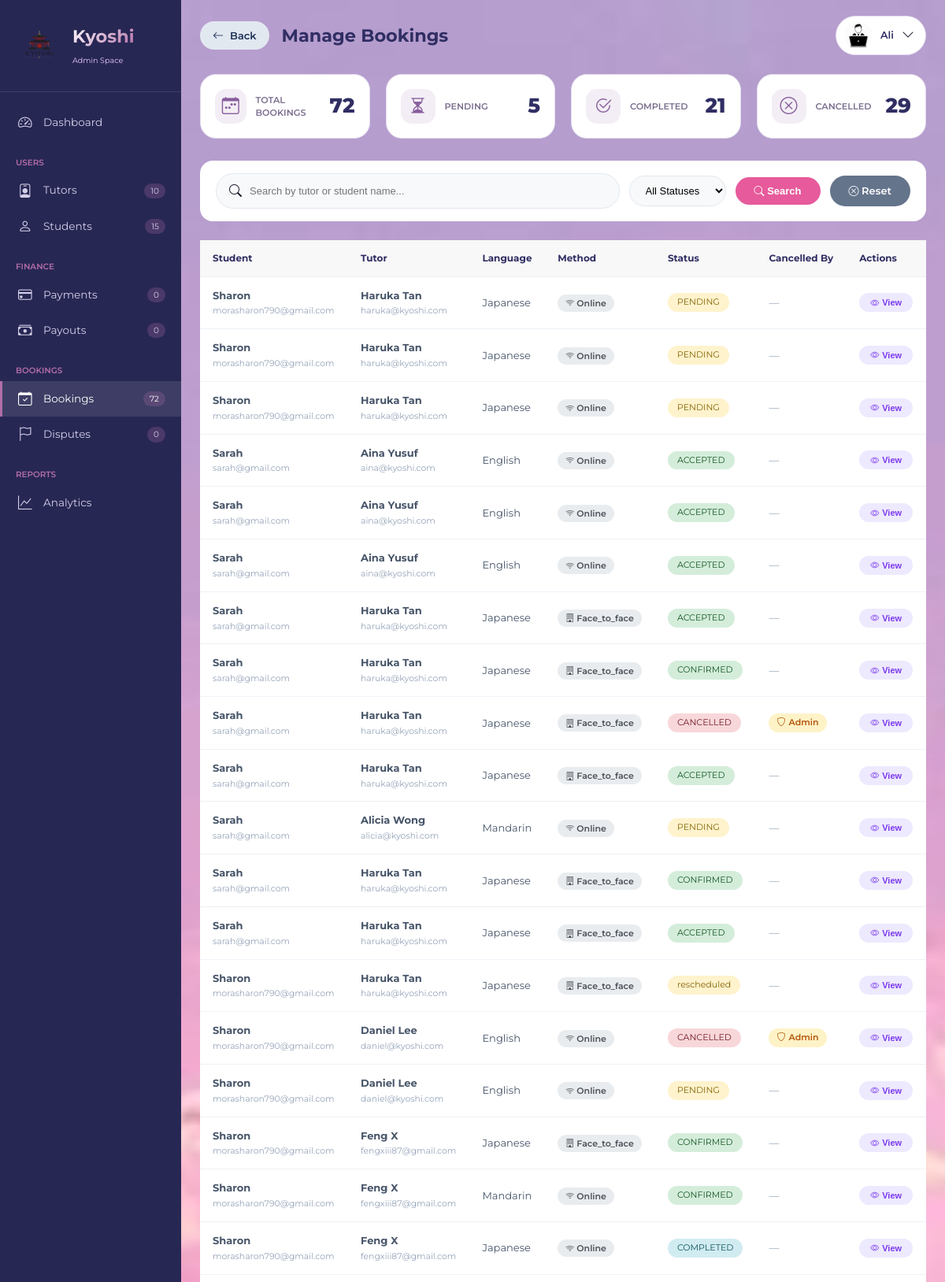
/php/admin_bookings.php (signed in, upper part), run on the app's committed database.
### tables this page shows
CREATE TABLE `users` (
  `id` int(11) NOT NULL,
  `fullname` varchar(100) NOT NULL,
  `email` varchar(100) NOT NULL,
  `password` varchar(255) NOT NULL,
  `phone` varchar(30) DEFAULT NULL,
  `role` enum('student','tutor','admin') NOT NULL,
  `profile_pic` varchar(255) DEFAULT NULL,
  `created_at` timestamp NOT NULL DEFAULT current_timestamp(),
  `status` varchar(20) DEFAULT 'approved',
  `verification_token` varchar(255) DEFAULT NULL,
  `is_verified` tinyint(1) DEFAULT 0,
  `google_calendar_connected` tinyint(1) DEFAULT 0,
  `google_calendar_asked` tinyint(1) DEFAULT 0,
  `deactivated_at` datetime DEFAULT NULL,
  `deactivation_reason` text DEFAULT NULL,
  `first_promo_applied` tinyint(4) DEFAULT 0,
  `is_first_purchase` tinyint(4) DEFAULT 1,
  `promo_code_used` varchar(50) DEFAULT NULL
);

CREATE TABLE `bookings` (
  `id` int(11) NOT NULL,
  `student_id` int(11) NOT NULL,
  `tutor_id` int(11) NOT NULL,
  `language` varchar(50) NOT NULL,
  `learning_mode` enum('online','face_to_face') NOT NULL,
  `booking_date` date NOT NULL,
  `booking_time` time NOT NULL,
  `total_amount` decimal(10,2) DEFAULT 0.00,
  `status` enum('pending','accepted','confirmed','rescheduled','completed','cancelled','disputed') DEFAULT 'pending',
  `completed_at` datetime DEFAULT NULL,
  `auto_completed` tinyint(1) DEFAULT 0,
  `cancelled_by` enum('student','tutor','admin') DEFAULT NULL,
  `cancel_reason` text DEFAULT NULL,
  `meeting_location` varchar(255) DEFAULT NULL,
  `created_at` timestamp NOT NULL DEFAULT current_timestamp(),
  `notes` text DEFAULT NULL,
  `focus` varchar(255) DEFAULT NULL,
  `meeting_link` varchar(500) DEFAULT NULL,
  `link_provided_at` datetime DEFAULT NULL,
  `link_reminder_sent` tinyint(1) DEFAULT 0,
  `proficiency_level` varchar(20) DEFAULT 'beginner',
  `reminder_sent` tinyint(4) DEFAULT 0
);

### php/admin_bookings.php (the view, shortened to what this page needs)
<?php
include 'config.php';
$assetBase = '../assets/img';
$adminID = $_SESSION['user_id'];
$stmt = $conn->prepare("SELECT * FROM users WHERE id = ? AND role = 'admin'");
$stmt->bind_param("i", $adminID);
$stmt->execute();
$admin = $stmt->get_result()->fetch_assoc();
$displayName = $admin['fullname'];
$profilePic = !empty($admin['profile_pic']) ? '../uploads/profiles/' . $admin['profile_pic'] : $assetBase . '/profile-admin.png';
$search = $_GET['search'] ?? '';
$status_filter = $_GET['status'] ?? 'all';
$order_by = "b.created_at DESC";
$sql = "SELECT b.*,
        u_tutor.fullname as tutor_name, u_tutor.email as tutor_email,
        u_student.fullname as student_name, u_student.email as student_email,
        b.learning_mode, b.cancelled_by, b.cancel_reason,
        p.status as payment_status, p.amount as payment_amount
        FROM bookings b
        LEFT JOIN users u_tutor ON b.tutor_id = u_tutor.id
        LEFT JOIN users u_student ON b.student_id = u_student.id
        LEFT JOIN payments p ON b.id = p.booking_id
        WHERE 1=1";
$sql .= " ORDER BY $order_by";
$bookings_result = $conn->query($sql);
$total_bookings    = $conn->query("SELECT COUNT(*) as cnt FROM bookings")->fetch_assoc()['cnt'];
$pending_bookings  = $conn->query("SELECT COUNT(*) as cnt FROM bookings WHERE status = 'pending'")->fetch_assoc()['cnt'];
$completed_bookings = $conn->query("SELECT COUNT(*) as cnt FROM bookings WHERE status = 'completed'")->fetch_assoc()['cnt'];
$cancelled_bookings = $conn->query("SELECT COUNT(*) as cnt FROM bookings WHERE status = 'cancelled'")->fetch_assoc()['cnt'];
$totalStudents = $conn->query("SELECT COUNT(*) as count FROM users WHERE role = 'student'")->fetch_assoc()['count'];
$totalTutors = $conn->query("SELECT COUNT(*) as count FROM users WHERE role = 'tutor'")->fetch_assoc()['count'];
$totalBookings = $conn->query("SELECT COUNT(*) as count FROM bookings")->fetch_assoc()['count'];
$pendingPayouts = $conn->query("SELECT COUNT(*) as count FROM payout_requests WHERE status = 'pending'")->fetch_assoc()['count'] ?? 0;
$pendingPayments = $conn->query("SELECT COUNT(*) as count FROM payments WHERE status = 'pending'")->fetch_assoc()['count'];
$pendingDisputes = $conn->query("SELECT COUNT(*) as count FROM disputes WHERE status = 'pending'")->fetch_assoc()['count'];
function e($val) { return htmlspecialchars($val ?? '', ENT_QUOTES, 'UTF-8'); }
function getStatusBadge($status) {
    switch($status) {
        case 'completed': return '<span class="badge-completed">COMPLETED</span>';
        case 'cancelled': return '<span class="badge-cancelled">CANCELLED</span>';
        case 'pending':   return '<span class="badge-pending">PENDING</span>';
        case 'confirmed': return '<span class="badge-approved">CONFIRMED</span>';
        case 'accepted':  return '<span class="badge-approved">ACCEPTED</span>';
        case 'disputed':  return '<span class="badge-cancelled" style="background:#fde8d8;color:#92400e;">DISPUTED</span>';
        default:          return '<span class="badge-pending">' . e($status) . '</span>';
    }
}
?>
<!DOCTYPE html>
<html lang="en">
<head>
    <link rel="stylesheet" href="https://cdn.jsdelivr.net/npm/bootstrap-icons@1.13.1/font/bootstrap-icons.min.css">
    <link rel="stylesheet" href="../css/astyle.css">
</head>
<body>
<aside class="sidebar" id="sidebar">
    <div class="sidebar-header">
        <div class="brand-wrapper">
            <img src="<?= e($assetBase) ?>/logo.png" alt="Kyoshi" class="brand-icon">
            <div class="brand-title"><h1>Kyoshi</h1><span class="admin-space-text">Admin Space</span></div>
        </div>
    </div>
    <nav class="nav-menu">
        <div class="nav-section">
            <a href="admin_dashboard.php" class="nav-item">
                <i class="bi bi-speedometer2"></i><span>Dashboard</span>
            </a>
        </div>
        <div class="nav-section">
            <div class="nav-section-label">USERS</div>
            <a href="admin_tutor_actions.php" class="nav-item">
                <i class="bi bi-person-badge"></i><span>Tutors</span>
                <span class="nav-badge"><?= $totalTutors ?></span>
            </a>
            <a href="admin_student_actions.php" class="nav-item">
                <i class="bi bi-person"></i><span>Students</span>
                <span class="nav-badge"><?= $totalStudents ?></span>
            </a>
        </div>
        <div class="nav-section">
            <div class="nav-section-label">FINANCE</div>
            <a href="admin_payments.php" class="nav-item">
                <i class="bi bi-credit-card"></i><span>Payments</span>
                <span class="nav-badge pending"><?= $pendingPayments ?></span>
            </a>
            <a href="admin_payouts.php" class="nav-item">
                <i class="bi bi-cash-stack"></i><span>Payouts</span>
                <span class="nav-badge"><?= $pendingPayouts ?></span>
            </a>
        </div>
        <div class="nav-section">
            <div class="nav-section-label">BOOKINGS</div>
            <a href="admin_bookings.php" class="nav-item active">
                <i class="bi bi-calendar-check"></i><span>Bookings</span>
                <span class="nav-badge"><?= $totalBookings ?></span>
            </a>
            <a href="admin_disputes.php" class="nav-item">
                <i class="bi bi-flag"></i><span>Disputes</span>
                <span class="nav-badge dispute"><?= $pendingDisputes ?></span>
            </a>
        </div>
        <div class="nav-section">
            <div class="nav-section-label">REPORTS</div>
            <a href="admin_reports.php" class="nav-item">
                <i class="bi bi-graph-up"></i><span>Analytics</span>
            </a>
        </div>
    </nav>
</aside>
<div class="main-content">
     <div class="top-bar">
    <div class="page-title">
        <div class="title-with-back">
            <a href="admin_student_actions.php" class="back-btn-desktop">
                <i class="bi bi-arrow-left"></i>
                <span>Back</span>
            </a>
            <h1>Manage Bookings</h1>
        </div>
    </div>
    <div class="relative">
        <div class="admin-profile" onclick="toggleDropdown()">
            <img src="<?= e($profilePic) ?>" alt="Admin">
            <span><?= e($displayName) ?></span>
            <i class="bi bi-chevron-down"></i>
        </div>
    </div>
</div>
    <div class="stats-grid">
        <div class="stat-card">
            <div class="stat-left">
                <div class="stat-icon"><i class="bi bi-calendar-week"></i></div>
                <div><div class="stat-label">Total Bookings</div></div>
            </div>
            <div class="stat-value"><?= $total_bookings ?></div>
        </div>
        <div class="stat-card">
            <div class="stat-left">
                <div class="stat-icon"><i class="bi bi-hourglass-split"></i></div>
                <div><div class="stat-label">Pending</div></div>
            </div>
            <div class="stat-value"><?= $pending_bookings ?></div>
        </div>
        <div class="stat-card">
            <div class="stat-left">
                <div class="stat-icon"><i class="bi bi-check2-circle"></i></div>
                <div><div class="stat-label">Completed</div></div>
            </div>
            <div class="stat-value"><?= $completed_bookings ?></div>
        </div>
        <div class="stat-card">
            <div class="stat-left">
                <div class="stat-icon"><i class="bi bi-x-circle"></i></div>
                <div><div class="stat-label">Cancelled</div></div>
            </div>
            <div class="stat-value"><?= $cancelled_bookings ?></div>
        </div>
    </div>
    <div class="filter-bar">
        <div class="search-box">
            <i class="bi bi-search"></i>
            <input type="text" id="searchInput"
                   placeholder="Search by tutor or student name..."
                   value="<?= e($search) ?>">
        </div>
        <select id="statusFilter" class="filter-select">
            <option value="all"      <?= $status_filter == 'all'       ? 'selected' : '' ?>>All Statuses</option>
        </select>
        <button class="btn-filter" onclick="applyFilters()"><i class="bi bi-search"></i> Search</button>
        <a href="admin_bookings.php" class="btn-reset" style="text-align:center;"><i class="bi bi-x-circle"></i> Reset</a>
    </div>
    <?php if ($bookings_result && $bookings_result->num_rows == 0): ?>
        <div class="empty-state">
            <i class="bi bi-calendar-x"></i>
            <p>No bookings found.</p>
        </div>
    <?php else: ?>
        <div style="overflow-x:auto;">
            <table class="bookings-table">
                <thead>
                    <tr>
                        <th>Student</th>
                        <th>Tutor</th>
                        <th>Language</th>
                        <th>Method</th>
                        <th>Status</th>
                        <th>Cancelled By</th>
                        <th>Actions</th>
                    </tr>
                </thead>
                <tbody>
                <?php while ($row = $bookings_result->fetch_assoc()):
                    $cb = $row['cancelled_by'] ?? null;
                    $bookingJson = json_encode([
                        'id'            => $row['id'],
                        'student_name'  => $row['student_name'],
                        'student_email' => $row['student_email'],
                        'tutor_name'    => $row['tutor_name'],
                        'tutor_email'   => $row['tutor_email'],
                        'language'      => $row['language'],
                        'learning_mode' => $row['learning_mode'],
                        'booking_date'  => $row['booking_date'] ? date('d M Y', strtotime($row['booking_date'])) : '—',
                        'booking_time'  => $row['booking_time'] ? date('h:i A', strtotime($row['booking_time'])) : '—',
                        'total_amount'  => number_format($row['total_amount'], 2),
                        'status'        => $row['status'],
                        'cancelled_by'  => $row['cancelled_by'] ?? '',
                        'cancel_reason' => $row['cancel_reason'] ?? '',
                        'focus'         => $row['focus'] ?? '',
                        'notes'         => $row['notes'] ?? '',
                        'proficiency'   => $row['proficiency_level'] ?? '',
                        'created_at'    => $row['created_at'] ? date('d M Y, h:i A', strtotime($row['created_at'])) : '—',
                        'meeting_location' => $row['meeting_location'] ?? '',
                    ]);
                ?>
                    <tr>
                        <td>
                            <strong><?= e($row['student_name']) ?></strong><br>
                            <small style="color:#94a3b8;"><?= e($row['student_email']) ?></small>
                        </td>
                        <td>
                            <strong><?= e($row['tutor_name']) ?></strong><br>
                            <small style="color:#94a3b8;"><?= e($row['tutor_email']) ?></small>
                        </td>
                        <td><?= e($row['language']) ?></td>
                        <td>
                            <span class="learning-badge">
                                <i class="bi <?= ($row['learning_mode'] == 'online' ? 'bi-wifi' : 'bi-building') ?>"></i>
                                <?= ucfirst(e($row['learning_mode'])) ?>
                            </span>
                        </td>
                        <td><?= getStatusBadge($row['status']) ?></td>
                        <td>
                            <?php if ($cb === 'student'): ?>
                                <span class="cancelled-by-badge cb-student"><i class="bi bi-person"></i> Student</span>
                            <?php elseif ($cb === 'tutor'): ?>
                                <span class="cancelled-by-badge cb-tutor"><i class="bi bi-person-badge"></i> Tutor</span>
                            <?php elseif ($cb === 'admin'): ?>
                                <span class="cancelled-by-badge cb-admin"><i class="bi bi-shield"></i> Admin</span>
                            <?php else: ?>
                                <span style="color:#94a3b8;">—</span>
                            <?php endif; ?>
                        </td>
                        <td>
                            <button class="btn-view-detail" onclick='openDetailModal(<?= htmlspecialchars($bookingJson, ENT_QUOTES) ?>)'>
                                <i class="bi bi-eye"></i> View
                            </button>
                        </td>
                    </tr>
                <?php endwhile; ?>
                </tbody>
            </table>
        </div>
    <?php endif; ?>
</div>
</body>
</html>

### css/astyle.css (style rules this page uses)
@media (min-width: 901px) { .admin-profile { display: flex !important; } }
@media (min-width: 901px) { .page-title { display: block !important; } }
.title-with-back { display: flex; align-items: center; gap: 16px; }
.back-btn-desktop { display: inline-flex; align-items: center; gap: 8px; background: #e2e8f0; color: #1d3156; padding: 8px 16px; border-radius: 40px; text-decoration: none; font-size: 13px; font-weight: 600; transition: all 0.2s ease; white-space: nowrap; }
.back-btn-desktop i { font-size: 14px; }

### data on the page
users: fullname "Ali"
bookings: student.fullname "Sharon", student.email "morasharon790@gmail.com", tutor.fullname "Haruka Tan", tutor.email "haruka@kyoshi.com", language "Japanese", learning_mode "Online", status "PENDING"
bookings: student.fullname "Sharon", student.email "morasharon790@gmail.com", tutor.fullname "Haruka Tan", tutor.email "haruka@kyoshi.com", language "Japanese", learning_mode "Online", status "PENDING"
bookings: student.fullname "Sharon", student.email "morasharon790@gmail.com", tutor.fullname "Haruka Tan", tutor.email "haruka@kyoshi.com", language "Japanese", learning_mode "Online", status "PENDING"
bookings: student.fullname "Sarah", student.email "sarah@gmail.com", tutor.fullname "Aina Yusuf", tutor.email "aina@kyoshi.com", language "English", learning_mode "Online", status "ACCEPTED"
bookings: student.fullname "Sarah", student.email "sarah@gmail.com", tutor.fullname "Aina Yusuf", tutor.email "aina@kyoshi.com", language "English", learning_mode "Online", status "ACCEPTED"
bookings: student.fullname "Sarah", student.email "sarah@gmail.com", tutor.fullname "Aina Yusuf", tutor.email "aina@kyoshi.com", language "English", learning_mode "Online", status "ACCEPTED"
bookings: student.fullname "Sarah", student.email "sarah@gmail.com", tutor.fullname "Haruka Tan", tutor.email "haruka@kyoshi.com", language "Japanese", learning_mode "Face_to_face", status "ACCEPTED"
bookings: student.fullname "Sarah", student.email "sarah@gmail.com", tutor.fullname "Haruka Tan", tutor.email "haruka@kyoshi.com", language "Japanese", learning_mode "Face_to_face", status "CONFIRMED"
bookings: student.fullname "Sarah", student.email "sarah@gmail.com", tutor.fullname "Haruka Tan", tutor.email "haruka@kyoshi.com", language "Japanese", learning_mode "Face_to_face", status "CANCELLED", cancelled_by "admin" (drawn)
bookings: student.fullname "Sarah", student.email "sarah@gmail.com", tutor.fullname "Haruka Tan", tutor.email "haruka@kyoshi.com", language "Japanese", learning_mode "Face_to_face", status "ACCEPTED"
bookings: student.fullname "Sarah", student.email "sarah@gmail.com", tutor.fullname "Alicia Wong", tutor.email "alicia@kyoshi.com", language "Mandarin", learning_mode "Online", status "PENDING"
bookings: student.fullname "Sarah", student.email "sarah@gmail.com", tutor.fullname "Haruka Tan", tutor.email "haruka@kyoshi.com", language "Japanese", learning_mode "Face_to_face", status "CONFIRMED"
bookings: student.fullname "Sarah", student.email "sarah@gmail.com", tutor.fullname "Haruka Tan", tutor.email "haruka@kyoshi.com", language "Japanese", learning_mode "Face_to_face", status "ACCEPTED"
bookings: student.fullname "Sharon", student.email "morasharon790@gmail.com", tutor.fullname "Haruka Tan", tutor.email "haruka@kyoshi.com", language "Japanese", learning_mode "Face_to_face", status "rescheduled"
bookings: student.fullname "Sharon", student.email "morasharon790@gmail.com", tutor.fullname "Daniel Lee", tutor.email "daniel@kyoshi.com", language "English", learning_mode "Online", status "CANCELLED", cancelled_by "admin" (drawn)
bookings: student.fullname "Sharon", student.email "morasharon790@gmail.com", tutor.fullname "Daniel Lee", tutor.email "daniel@kyoshi.com", language "English", learning_mode "Online", status "PENDING"
bookings: student.fullname "Sharon", student.email "morasharon790@gmail.com", tutor.fullname "Feng X", tutor.email "fengxiii87@gmail.com", language "Japanese", learning_mode "Face_to_face", status "CONFIRMED"
bookings: student.fullname "Sharon", student.email "morasharon790@gmail.com", tutor.fullname "Feng X", tutor.email "fengxiii87@gmail.com", language "Mandarin", learning_mode "Online", status "CONFIRMED"
bookings: student.fullname "Sharon", student.email "morasharon790@gmail.com", tutor.fullname "Feng X", tutor.email "fengxiii87@gmail.com", language "Japanese", learning_mode "Online", status "COMPLETED"

### other printed values
$totalTutors "10"
$totalStudents "15"
$pendingPayments "0"
$pendingPayouts "0"
$totalBookings "72"
$pendingDisputes "0"
$total_bookings "72"
$pending_bookings "5"
$completed_bookings "21"
$cancelled_bookings "29"
